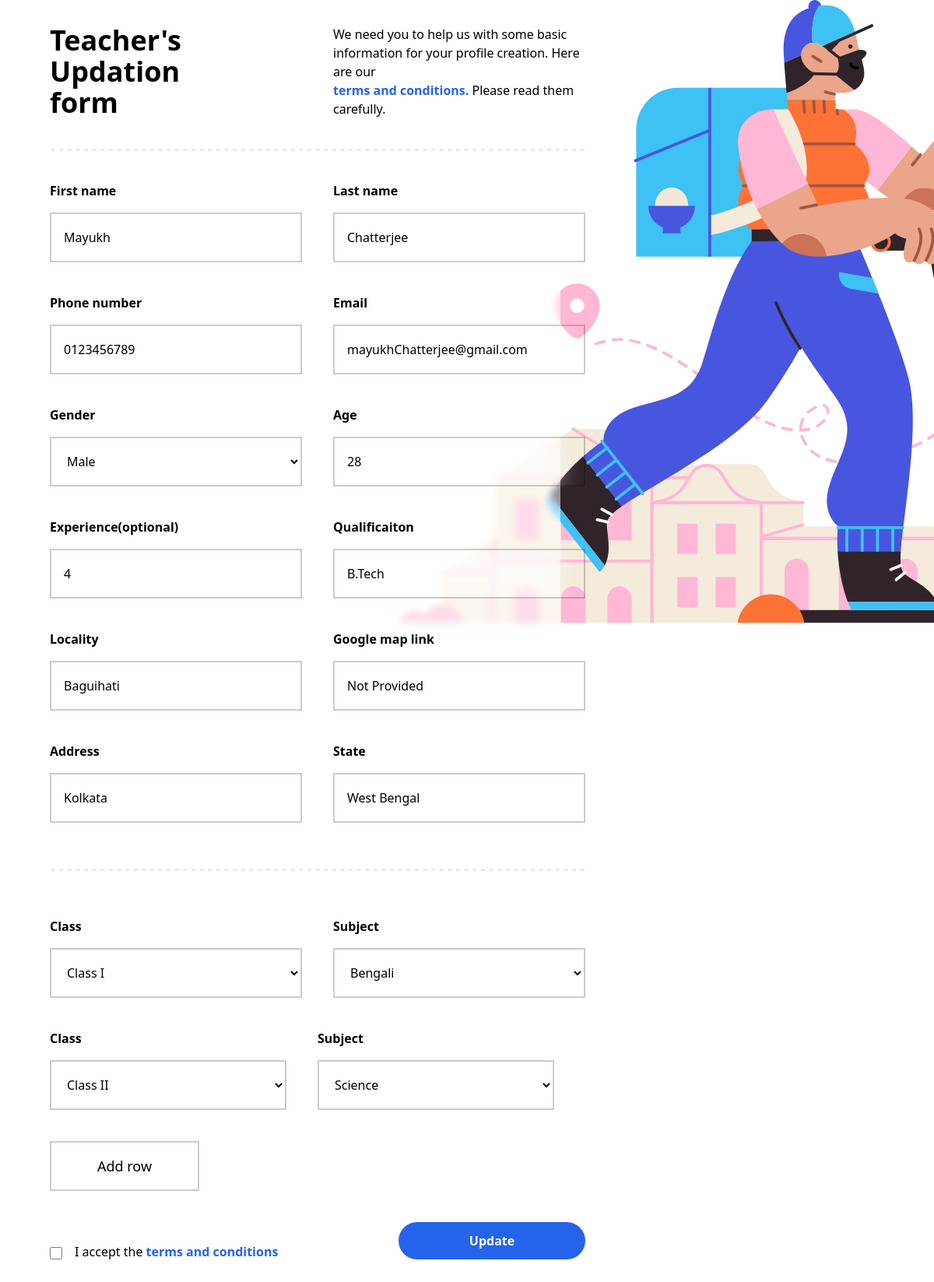
Screenshot of /teacherRegistration.php?updateTeacherProfile=1 (signed in) with the database file from the repository.
### teacherRegistration.php (the view, shortened to what this page needs)
<?php
include("header.php");
include("connection.php");
if(isset($_SESSION['teacherId'])){
    $sessionTeacherId = $_SESSION['teacherId'];
}
$updateTeacher = false;
if(isset($_REQUEST['updateTeacherProfile'])&& $_REQUEST['updateTeacherProfile']==$sessionTeacherId)
{
    $updateTeacher = true;
    $query0 = "SELECT * FROM `teacher-table` WHERE `id`='$sessionTeacherId'";
    $res0 = mysqli_query($connection,$query0);
    $rowarr0 = mysqli_fetch_array($res0);
}
$query1 = "SELECT * FROM `class-table`";
$res1 = mysqli_query($connection, $query1);
$query2 = "SELECT * FROM `subject-table`";
$res2 = mysqli_query($connection, $query2);
?>
<div>
    <div class="lg:w-3/5 w-full z-10 bg-white/50 backdrop-blur-sm py-8 px-4">
        <div class="flex gap-10 lg:mx-12 mx-0 w-full flex-col md:flex-row">
            <div class=" font-bold font-sans text-4xl w-1/2">Teacher's<br>
            <?php
                if($updateTeacher){
                    echo "Updation";
                }
                else{
                    echo "Registration";
                }
            ?>
        </br>form</div>
            <div class="md:w-1/2 w-3/5 ">We need you to help us with some basic <br>information for your profile creation. Here are our</br><span class="text-blue-600 font-bold">terms and conditions.</span> Please read them carefully.</br></div>
        </div>
        <img src=" ./Img/Line 7.svg" alt="" class="lg:mx-12 mx-0 mt-10 w-[48rem]">
        <div class="flex flex-col mt-10 lg:mx-12 mx-0 w-full gap-10">
            <div class="flex gap-10 w-full justify-between md:flex-row flex-col">
                <div class="flex flex-col gap-4 w-full">
                    <label for="firstName" class=" font-semibold w-full">First name</label>
                    <input type="text" id="firstName" placeholder=" First name" name="firstName" class=" h-16 w-full outline-none border-2 border-black/20 px-4 bg-transparent backdrop-blur-md" autocomplete="off" value="<?php
                    if($updateTeacher){
                       echo $rowarr0['firstName'];
                    }
                    ?>">
                </div>
                <div class="flex flex-col gap-4 w-full">
                    <label class="font-semibold">Last name</label>
                    <input type="text" id="lastName" placeholder=" Last name" name="lastName" class="h-16 w-full outline-none border-2 border-black/20 px-4 bg-transparent backdrop-blur-md" autocomplete="off"
                    value="<?php
                    if($updateTeacher){
                       echo $rowarr0['lastName'];
                    }
                    ?>">
                </div>
            </div>
            <div class="flex gap-10 w-full justify-between md:flex-row flex-col">
                <div class="flex flex-col gap-4 w-full">
                    <label class=" font-semibold w-full">Phone number</label>
                    <input type="number" placeholder="Enter your Ph.no" name="phoneNumber" class=" h-16 w-full outline-none border-2 border-black/20 px-4 bg-transparent backdrop-blur-md" id="phoneNumber" autocomplete="off"
                    value="<?php
                    if($updateTeacher){
                       echo $rowarr0['phoneNumber'];
                    }
                    ?>">
                </div>
                <div class="flex flex-col gap-4 w-full">
                    <label class="font-semibold">Email</label>
                    <input type="email" placeholder="Enter your mail" name="studLName" class="h-16 w-full outline-none border-2 border-black/20 px-4 bg-transparent backdrop-blur-md" id="email" autocomplete="off"
                    value="<?php
                    if($updateTeacher){
                       echo $rowarr0['email'];
                    }
                    ?>">
                </div>
            </div>
            <div class="flex gap-10 w-full justify-between md:flex-row flex-col">
                <div class="flex flex-col gap-4 w-full">
                    <label for="gender" class=" font-semibold w-full">Gender</label>
                    <select name="gender" id="gender" class="h-16 w-full outline-none border-2 border-black/20 px-4 bg-transparent backdrop-blur-md">
                        <option class="" value="Male" <?php
                            if($updateTeacher && $rowarr0['gender']=="Male" ){
                                echo "selected";
                            }
                    ?> >Male</option>
                    </select>
                </div>
                <div class="flex flex-col gap-4 w-full">
                    <label class="font-semibold">Age</label>
                    <input type="number" placeholder="Enter your age" name="age" id="age" class="h-16 w-full outline-none border-2 border-black/20 px-4 bg-transparent backdrop-blur-md" value="<?php
                    if($updateTeacher){
                       echo $rowarr0['age'];
                    }
                    ?>">
                </div>
            </div>
            <div class="flex gap-10 w-full justify-between md:flex-row flex-col">
                <div class="flex flex-col gap-4 w-full">
                    <div class="flex justify-between w-full">
                        <label class=" font-semibold">Experience(optional)</label>
                    </div>
                    <input id="experience" type="number" placeholder="Enter your experience" name="experience" class=" h-16 w-full outline-none border-2 border-black/20 px-4 bg-transparent backdrop-blur-md" autocomplete="off" value="<?php
                    if($updateTeacher){
                       echo $rowarr0['experience'];
                    }
                    ?>">
                </div>
                <div class="flex flex-col gap-4 w-full">
                    <div class="flex justify-between w-full">
                        <label class=" font-semibold">Qualificaiton</label>
                    </div>
                    <input id="qualification" type="text" placeholder="Enter your Qualification" name="qualification" class="h-16 w-full outline-none border-2 border-black/20 px-4 bg-transparent backdrop-blur-md" autocomplete="off" value="<?php
                    if($updateTeacher){
                       echo $rowarr0['qualification'];
                    }
                    ?>">
                </div>
            </div>
            <div class="flex gap-10 w-full justify-between md:flex-row flex-col">
                <div class="flex flex-col gap-4 w-full">
                    <div class="flex justify-between w-full">
                        <label class=" font-semibold">Locality</label>
                    </div>
                    <input id="locality" type="text" placeholder="Enter your locality" name="experience" class="capitalize h-16 w-full outline-none border-2 border-black/20 px-4 bg-transparent backdrop-blur-md" autocomplete="off" value="<?php
                    if($updateTeacher){
                       echo $rowarr0['locality'];
                    }
                    ?>">
                </div>
                <div class="flex flex-col gap-4 w-full">
                    <div class="flex justify-between w-full">
                        <label class=" font-semibold">Google map link</label>
                    </div>
                    <input id="googleMapLink" type="text" placeholder="ex: https://maps.app.goo.gl/...." class="h-16 w-full outline-none border-2 border-black/20 px-4 bg-transparent backdrop-blur-md" autocomplete="off" value="<?php
                    if($updateTeacher){
                       echo $rowarr0['mapLink'];
                    }
                    ?>">
                </div>
            </div>
            <div class="flex gap-10 w-full justify-between md:flex-row flex-col">
                <div class="flex flex-col gap-4 w-full">
                    <div class="flex justify-between w-full">
                        <label class=" font-semibold">Address</label>
                    </div>
                    <input id="address" type="text" placeholder="Enter your Complete Address" name="studFName" class=" h-16 w-full outline-none border-2 border-black/20 px-4 bg-transparent backdrop-blur-md" autocomplete="off" value="<?php
                    if($updateTeacher){
                       echo $rowarr0['address'];
                    }
                    ?>">
                </div>
                <div class="flex flex-col gap-4 w-full">
                    <label class="font-semibold">State</label>
                    <input type="text" placeholder="Enter your State" name="studLName" class="h-16 w-full outline-none border-2 border-black/20 px-4 bg-transparent backdrop-blur-md" id="state" autocomplete="off" value="<?php
                    if($updateTeacher){
                       echo $rowarr0['state'];
                    }
                    ?>">
                </div>
            </div>
            <img src=" ./Img/Line 7.svg" alt="" class=" mt-5 w-[48rem] mb-5">
            <div id="cloningElement" class="relative flex gap-10 w-full justify-between md:flex-row flex-col">
                <?php
                if($updateTeacher)
                {
                    $queryClsSubj0 = "SELECT * FROM `teacher-cls-subj` WHERE `teacherId` = '$sessionTeacherId'";
                    $resClsSubj0 = mysqli_query($connection,$queryClsSubj0);
                    $rowClsSubj0 = mysqli_fetch_array($resClsSubj0);
                }
                ?>
                <div class="flex flex-col gap-4 w-full">
                    <label class=" font-semibold w-full">Class</label>
                    <select name="classes" id="classes" class="h-16 w-full outline-none border-2 border-black/20 px-4 bg-transparent backdrop-blur-md">
                        <?php
                        while ($rowarr1 = mysqli_fetch_array($res1)) {
                        ?>
                            <option value="<?php echo $rowarr1['id']; ?>"<?php if($updateTeacher){if($rowarr1['id']==$rowClsSubj0['classId']){echo "selected";}}?> ><?php echo $rowarr1['className']; ?></option>
                        <?php
                        }
                        ?>
                    </select>
                </div>
                <div class=" flex flex-col gap-4 w-full">
                    <div class=" flex justify-between w-full">
                        <label class=" font-semibold w-full">Subject</label>
                    </div>
                    <select name="subjects" id="subjects" class="h-16 w-full outline-none border-2 border-black/20 px-4 bg-transparent backdrop-blur-md">
                        <?php
                        while ($rowarr2 = mysqli_fetch_array($res2)) {
                        ?>
                            <option value="<?php echo $rowarr2['id']; ?>"<?php if($updateTeacher){if($rowarr2['id']==$rowClsSubj0['subjectId']){echo "selected";}}?> ><?php echo $rowarr2['subjectName']; ?></option>
                        <?php
                        }
                        ?>
                    </select>
                </div>
            </div>
            <div id="cloningArea" class="flex gap-10 w-full justify-between  flex-col">
            <?php
               if($updateTeacher){
                $rowCount = 0;
                while($rowClsSubj0 = mysqli_fetch_array($resClsSubj0)){
                    $rowCount++;
                    $query1 = "SELECT * FROM `class-table`";
                    $res1 = mysqli_query($connection, $query1);
                    $query2 = "SELECT * FROM `subject-table`";
                    $res2 = mysqli_query($connection, $query2);
            ?>
            <div id="cloningElement" class="relative flex gap-10 w-full justify-between md:flex-row flex-col">
                <div class="flex flex-col gap-4 w-full">
                    <label class=" font-semibold w-full">Class</label>
                    <select name="classes" id="classes" class="h-16 w-full outline-none border-2 border-black/20 px-4 bg-transparent backdrop-blur-md">
                        <?php
                        while ($rowarr1 = mysqli_fetch_array($res1)) {
                        ?>
                            <option value="<?php echo $rowarr1['id']; ?>"<?php if($rowarr1['id']==$rowClsSubj0['classId']){echo "selected";}?> ><?php echo $rowarr1['className']; ?></option>
                        <?php
                        }
                        ?>
                    </select>
                </div>
                <div class=" flex flex-col gap-4 w-full">
                    <div class=" flex justify-between w-full">
                        <label class=" font-semibold w-full">Subject</label>
                    </div>
                    <select name="subjects" id="subjects" class="h-16 w-full outline-none border-2 border-black/20 px-4 bg-transparent backdrop-blur-md">
                        <?php
                        while ($rowarr2 = mysqli_fetch_array($res2)) {
                        ?>
                            <option value="<?php echo $rowarr2['id']; ?>"<?php if($rowarr2['id']==$rowClsSubj0['subjectId']){echo "selected";}?> ><?php echo $rowarr2['subjectName']; ?></option>
                        <?php
                        }
                        ?>
                    </select>
                </div>
            </div>
            <?php
            }
        }
            ?>
            </div>
            <div class="flex flex-col gap-4 w-full">
                <button id="addRow" class="<?php if($updateTeacher&&$rowCount==4){echo "hidden";}?> h-16 w-48 outline-none border-2 border-black/20 px-4 bg-transparent backdrop-blur-md text-lg">Add row</button>
            </div>
            <div class=" flex flex-col gap-8 sm:flex-row justify-between w-full pb-8">
                <div class=" flex flex-row gap-4 mt-8">
                    <input id="tnc" type="checkbox" class="h-4 w-4">
                    <label for="tnc" class="leading-3">I accept the <span class="text-blue-600 font-bold">terms and conditions</span></label>
                </div>
                <div class="">
                    <input id="<?php
                    if($updateTeacher){
                        echo "teacherUpdateSubBtn";
                    }else{
                        echo "teacherRegSubBtn";
                    }
                    ?>" type="submit" class="rounded-3xl bg-blue-600 text-white font-bold h-12 w-full sm:w-60 cursor-pointer " value="<?php
                    if($updateTeacher){
                        echo "Update";
                    }
                    else{
                        echo "Register";
                    }
                    ?>">
                </div>
            </div>
        </div>
    </div>
    <div class="w-2/5">
        <img src=" ./Img/Layer 12.svg" alt="" class="fixed top-0 right-0 h-screen -z-10 ">
    </div>
</div>
<?php
include("footer.php");
?>

### rows the page displays
teacher-table: firstName "Mayukh", lastName "Chatterjee", phoneNumber "0123456789", studLName "mayukhChatterjee@gmail.com", gender "Male", age "28", experience "4", qualification "B.Tech", experience "baguihati", mapLink "Not Provided", studFName "Kolkata", studLName "West Bengal"
teacher-cls-subj: classes "Class I", subjects "Bengali"
teacher-cls-subj: classes "Class II", subjects "Science"
